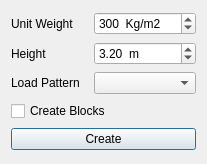
<?xml version="1.0" encoding="UTF-8"?>
<ui version="4.0">
 <class>Dialog</class>
 <widget class="QDialog" name="Dialog">
  <property name="geometry">
   <rect>
    <x>0</x>
    <y>0</y>
    <width>207</width>
    <height>164</height>
   </rect>
  </property>
  <property name="windowTitle">
   <string>Create Wall</string>
  </property>
  <layout class="QGridLayout" name="gridLayout">
   <item row="0" column="1">
    <widget class="QSpinBox" name="weight">
     <property name="suffix">
      <string>  Kg/m2</string>
     </property>
     <property name="minimum">
      <number>50</number>
     </property>
     <property name="maximum">
      <number>10000</number>
     </property>
     <property name="singleStep">
      <number>5</number>
     </property>
     <property name="value">
      <number>300</number>
     </property>
    </widget>
   </item>
   <item row="0" column="0">
    <widget class="QLabel" name="label">
     <property name="text">
      <string>Unit Weight</string>
     </property>
    </widget>
   </item>
   <item row="4" column="0" colspan="2">
    <widget class="QPushButton" name="create_button">
     <property name="text">
      <string>Create</string>
     </property>
    </widget>
   </item>
   <item row="1" column="0">
    <widget class="QLabel" name="label_2">
     <property name="text">
      <string>Height</string>
     </property>
    </widget>
   </item>
   <item row="3" column="0" colspan="2">
    <widget class="QCheckBox" name="create_blocks">
     <property name="text">
      <string>Create Blocks</string>
     </property>
    </widget>
   </item>
   <item row="1" column="1">
    <widget class="QDoubleSpinBox" name="height_box">
     <property name="prefix">
      <string/>
     </property>
     <property name="suffix">
      <string>  m</string>
     </property>
     <property name="minimum">
      <double>0.100000000000000</double>
     </property>
     <property name="maximum">
      <double>20.000000000000000</double>
     </property>
     <property name="singleStep">
      <double>0.100000000000000</double>
     </property>
     <property name="value">
      <double>3.200000000000000</double>
     </property>
    </widget>
   </item>
   <item row="2" column="0">
    <widget class="QLabel" name="label_3">
     <property name="text">
      <string>Load Pattern</string>
     </property>
    </widget>
   </item>
   <item row="2" column="1">
    <widget class="QComboBox" name="loadpat"/>
   </item>
  </layout>
 </widget>
 <resources/>
 <connections/>
</ui>
